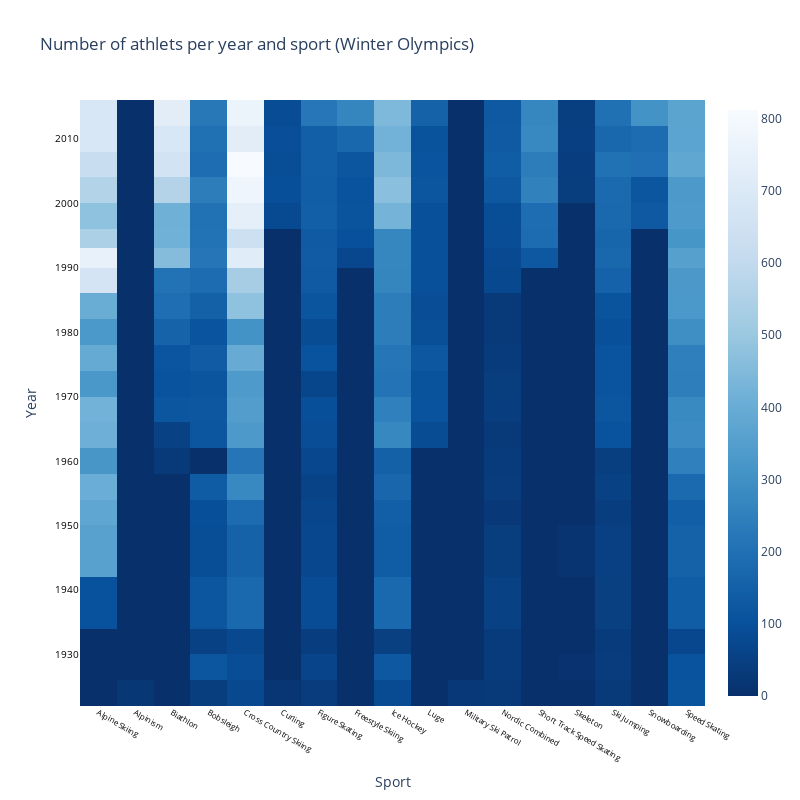

Write notebook code for a chart like this one.
### Code cell
trace = go.Heatmap(z = m, y= list(piv.index), x=list(piv.columns),colorscale='Blues',reversescale=True)
data=[trace]
layout = dict(title = "Number of athlets per year and sport (Winter Olympics)",
              xaxis = dict(title = 'Sport',
                        showticklabels=True,
                           tickangle = 30,
                        tickfont=dict(
                                size=8,
                                color='black'),
                          ),
              yaxis = dict(title = 'Year', 
                        showticklabels=True, 
                        tickfont=dict(
                            size=10,
                            color='black'),
                      ), 
              hovermode = 'closest',
              showlegend=False,
                  width=800,
                  height=800,
             )
fig = dict(data=data, layout=layout)
iplot(fig, filename='labelled-heatmap')

### Figure 1 — Plotly figure (JSON) as saved in the notebook; plotly's stock layout.template omitted (floating-point values rounded to 4 significant figures; data arrays with more than 128 entries replaced by an {"elided": "..."} marker saying what was removed)
{"data": [{"colorscale": [[0, "rgb(247,251,255)"], [0.125, "rgb(222,235,247)"], [0.25, "rgb(198,219,239)"], [0.375, "rgb(158,202,225)"], [0.5, "rgb(107,174,214)"], [0.625, "rgb(66,146,198)"], [0.75, "rgb(33,113,181)"], [0.875, "rgb(8,81,156)"], [1, "rgb(8,48,107)"]], "reversescale": true, "x": ["Alpine Skiing", "Alpinism", "Biathlon", "Bobsleigh", "Cross Country Skiing", "Curling", "Figure Skating", "Freestyle Skiing", "Ice Hockey", "Luge", "Military Ski Patrol", "Nordic Combined", "Short Track Speed Skating", "Skeleton", "Ski Jumping", "Snowboarding", "Speed Skating"], "y": [1924, 1928, 1932, 1936, 1948, 1952, 1956, 1960, 1964, 1968, 1972, 1976, 1980, 1984, 1988, 1992, 1994, 1998, 2002, 2006, 2010, 2014], "z": {"elided": "22x17 int values"}, "type": "heatmap"}], "layout": {"height": 800, "hovermode": "closest", "showlegend": false, "title": {"text": "Number of athlets per year and sport (Winter Olympics)"}, "width": 800, "xaxis": {"showticklabels": true, "tickangle": 30, "tickfont": {"color": "black", "size": 8}, "title": {"text": "Sport"}, "type": "category", "range": [-0.5, 16.5], "autorange": true}, "yaxis": {"showticklabels": true, "tickfont": {"color": "black", "size": 10}, "title": {"text": "Year"}, "type": "linear", "range": [1922, 2016], "autorange": true}}}
